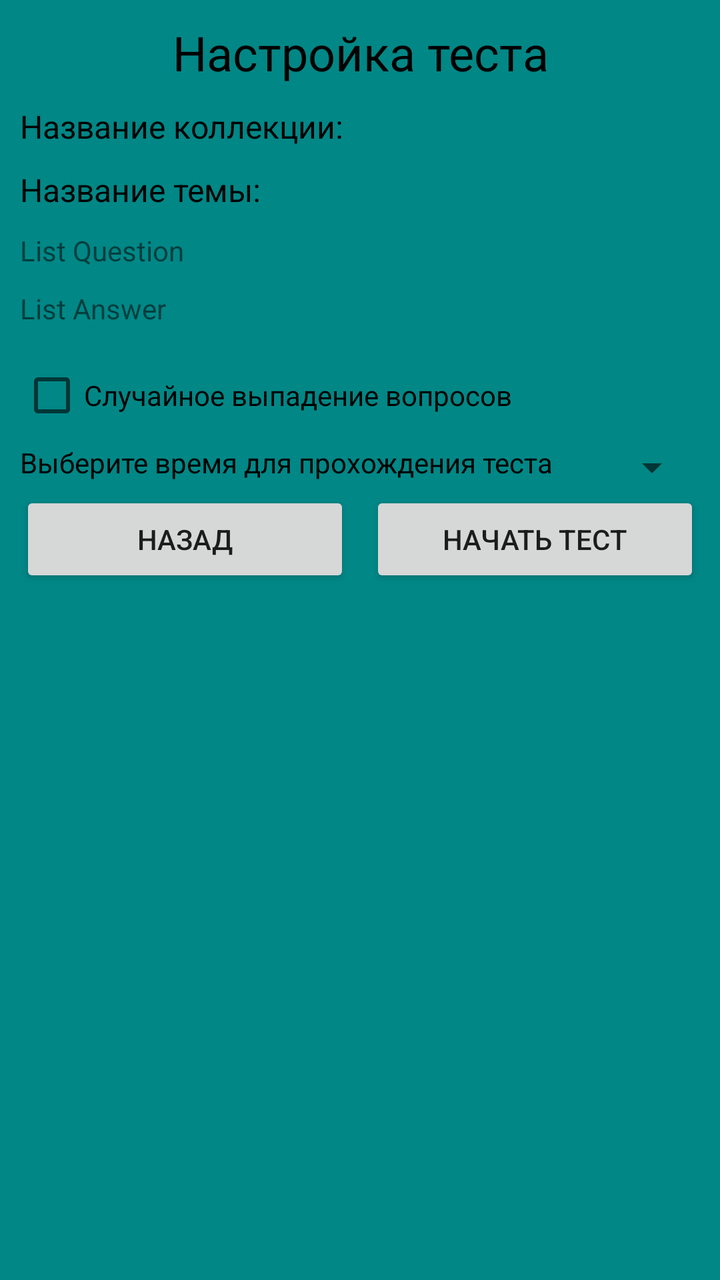
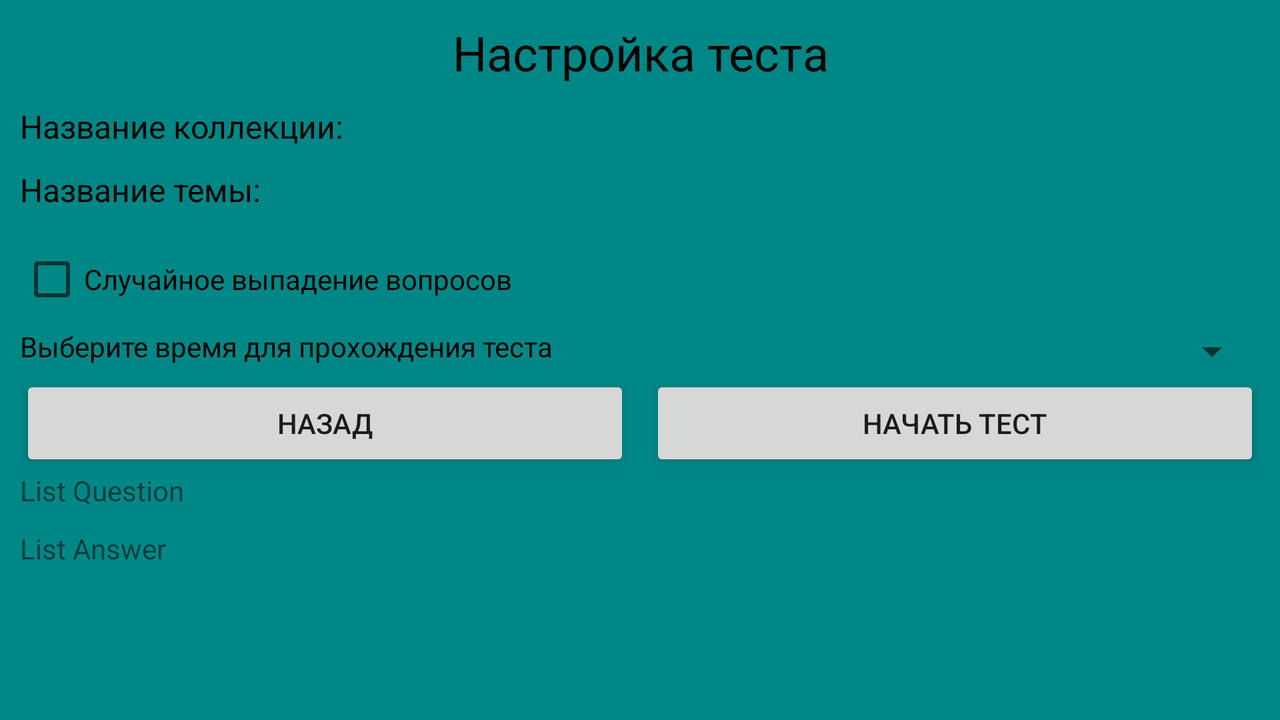

Compare how this app lays out the same screen by default and in its alternative resource folder. The renders come first, then the two layout files and the values they reference.
<!-- AndroidManifest.xml: application theme Theme.MPT1 -->
<!-- res/layout/setting_test_activity.xml -->
<?xml version="1.0" encoding="utf-8"?>
<LinearLayout xmlns:android="http://schemas.android.com/apk/res/android"
    android:id="@+id/setting_test_layout"
    android:layout_width="match_parent"
    android:layout_height="match_parent"
    android:orientation="vertical"
    android:padding="10dp"
    android:background="@color/teal_700">

    <TextView
        android:id="@+id/title_setting_test"
        android:layout_width="match_parent"
        android:layout_height="wrap_content"
        android:layout_marginBottom="10dp"
        android:text="@string/test_Setup"
        android:textColor="@color/black"
        android:gravity="center"
        android:textSize="24sp"/>

    <TextView
        android:id="@+id/title_name_collect_test"
        android:layout_width="match_parent"
        android:layout_height="wrap_content"
        android:layout_marginBottom="10dp"
        android:text="@string/collection_name"
        android:textSize="16sp"
        android:textColor="@color/black"/>

    <TextView
        android:id="@+id/title_name_theme_test"
        android:layout_width="match_parent"
        android:layout_height="wrap_content"
        android:layout_marginBottom="10dp"
        android:text="@string/name_theme"
        android:textSize="16sp"
        android:textColor="@color/black"/>

    <TextView
        android:id="@+id/title_list_question_test"
        android:layout_width="match_parent"
        android:layout_height="wrap_content"
        android:layout_marginBottom="10dp"
        android:text="List Question" />

    <TextView
        android:id="@+id/title_list_answer_test"
        android:layout_width="match_parent"
        android:layout_height="wrap_content"
        android:layout_marginBottom="10dp"
        android:text="List Answer" />

    <CheckBox
        android:id="@+id/random_drop_of_questions"
        android:layout_width="match_parent"
        android:layout_height="wrap_content"
        android:text="@string/random_drop_of_questions" />

    <LinearLayout
        android:layout_width="match_parent"
        android:layout_height="wrap_content"
        android:orientation="horizontal">

        <TextView
            android:id="@+id/clock_test"
            android:layout_width="wrap_content"
            android:layout_height="match_parent"
            android:textColor="@color/black"
            android:text="Выберите время для прохождения теста" />

        <Spinner
            android:id="@+id/spinner2"
            android:layout_width="match_parent"
            android:layout_height="match_parent" />
    </LinearLayout>

    <LinearLayout
        android:layout_width="match_parent"
        android:layout_height="match_parent"
        android:orientation="horizontal">

        <Button
            android:id="@+id/button_back"
            android:layout_width="match_parent"
            android:layout_height="wrap_content"
            android:layout_marginRight="5dp"
            android:text="@string/back"
            android:layout_weight="1"/>

        <Button
            android:id="@+id/button_ok"
            android:layout_width="match_parent"
            android:layout_height="wrap_content"
            android:layout_marginLeft="5dp"
            android:text="@string/start_the_test"
            android:layout_weight="1"/>
    </LinearLayout>

</LinearLayout>
<!-- resources referenced by this layout -->
<resources>
  <color name="black">#FF000000</color>
  <color name="teal_700">#FF018786</color>
  <string name="back">Назад</string>
  <string name="collection_name">Название коллекции:</string>
  <string name="name_theme">Название темы:</string>
  <string name="random_drop_of_questions">Случайное выпадение вопросов</string>
  <string name="start_the_test">Начать тест</string>
  <string name="test_Setup">Настройка теста</string>
  <style name="Theme.MPT1" parent="Theme.MaterialComponents.DayNight.DarkActionBar">
          
          <item name="colorPrimary">@color/DarkSlateGray</item>
          <item name="colorPrimaryVariant">@color/purple_700</item>
          <item name="colorOnPrimary">@color/white</item>
          
          <item name="colorSecondary">@color/teal_200</item>
          <item name="colorSecondaryVariant">@color/teal_700</item>
          <item name="colorOnSecondary">@color/black</item>
          
          <item name="android:statusBarColor" tools:targetApi="l">?attr/colorPrimaryVariant</item>
          
      </style>
  <color name="DarkSlateGray">#2F4F4F</color>
  <color name="purple_700">#FF3700B3</color>
  <color name="white">#FFFFFFFF</color>
  <color name="teal_200">#FF03DAC5</color>
</resources>
<!-- res/layout-land/setting_test_activity.xml (the author's variant of the layout above) -->
<!-- drawn on the phone turned sideways -->
<?xml version="1.0" encoding="utf-8"?>
<LinearLayout xmlns:android="http://schemas.android.com/apk/res/android"
    android:id="@+id/setting_test_layout"
    android:layout_width="match_parent"
    android:layout_height="match_parent"
    android:orientation="vertical"
    android:padding="10dp"
    android:background="@color/teal_700">

    <ScrollView
        android:layout_width="match_parent"
        android:layout_height="match_parent">

        <LinearLayout
            android:layout_width="match_parent"
            android:layout_height="wrap_content"
            android:orientation="vertical" >

            <TextView
                android:id="@+id/title_setting_test"
                android:layout_width="match_parent"
                android:layout_height="wrap_content"
                android:layout_marginBottom="10dp"
                android:gravity="center"
                android:text="@string/test_Setup"
                android:textColor="@color/black"
                android:textSize="24sp" />

            <TextView
                android:id="@+id/title_name_collect_test"
                android:layout_width="match_parent"
                android:layout_height="wrap_content"
                android:layout_marginBottom="10dp"
                android:text="@string/collection_name"
                android:textColor="@color/black"
                android:textSize="16sp" />

            <TextView
                android:id="@+id/title_name_theme_test"
                android:layout_width="match_parent"
                android:layout_height="wrap_content"
                android:layout_marginBottom="10dp"
                android:text="@string/name_theme"
                android:textColor="@color/black"
                android:textSize="16sp" />

            <CheckBox
                android:id="@+id/random_drop_of_questions"
                android:layout_width="match_parent"
                android:layout_height="wrap_content"
                android:text="@string/random_drop_of_questions" />

            <LinearLayout
                android:layout_width="match_parent"
                android:layout_height="match_parent"
                android:orientation="horizontal">

                <TextView
                    android:id="@+id/clock_test"
                    android:layout_width="wrap_content"
                    android:layout_height="match_parent"
                    android:text="Выберите время для прохождения теста"
                    android:textColor="@color/black" />

                <Spinner
                    android:id="@+id/spinner2"
                    android:layout_width="match_parent"
                    android:layout_height="match_parent" />
            </LinearLayout>

            <LinearLayout
                android:layout_width="match_parent"
                android:layout_height="match_parent"
                android:orientation="horizontal">

                <Button
                    android:id="@+id/button_back"
                    android:layout_width="match_parent"
                    android:layout_height="wrap_content"
                    android:layout_marginRight="5dp"
                    android:layout_weight="1"
                    android:text="@string/back" />

                <Button
                    android:id="@+id/button_ok"
                    android:layout_width="match_parent"
                    android:layout_height="wrap_content"
                    android:layout_marginLeft="5dp"
                    android:layout_weight="1"
                    android:text="@string/start_the_test" />
            </LinearLayout>

            <TextView
                android:id="@+id/title_list_question_test"
                android:layout_width="match_parent"
                android:layout_height="wrap_content"
                android:layout_marginBottom="10dp"
                android:text="List Question" />

            <TextView
                android:id="@+id/title_list_answer_test"
                android:layout_width="match_parent"
                android:layout_height="wrap_content"
                android:layout_marginBottom="10dp"
                android:text="List Answer" />

        </LinearLayout>
    </ScrollView>

</LinearLayout>
